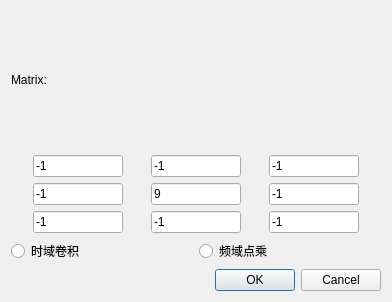
<?xml version="1.0" encoding="UTF-8"?>
<ui version="4.0">
 <class>LowPassDialog</class>
 <widget class="QDialog" name="LowPassDialog">
  <property name="geometry">
   <rect>
    <x>0</x>
    <y>0</y>
    <width>392</width>
    <height>302</height>
   </rect>
  </property>
  <property name="windowTitle">
   <string>Dialog</string>
  </property>
  <layout class="QVBoxLayout" name="verticalLayout">
   <item>
    <widget class="QLabel" name="label">
     <property name="text">
      <string>Matrix:</string>
     </property>
    </widget>
   </item>
   <item>
    <layout class="QGridLayout" name="gridLayout">
     <item row="5" column="5">
      <widget class="QLineEdit" name="lineEdit33">
       <property name="text">
        <string>-1</string>
       </property>
      </widget>
     </item>
     <item row="4" column="6">
      <spacer name="horizontalSpacer_4">
       <property name="orientation">
        <enum>Qt::Horizontal</enum>
       </property>
       <property name="sizeHint" stdset="0">
        <size>
         <width>40</width>
         <height>20</height>
        </size>
       </property>
      </spacer>
     </item>
     <item row="0" column="1">
      <widget class="QLineEdit" name="lineEdit11">
       <property name="text">
        <string>-1</string>
       </property>
      </widget>
     </item>
     <item row="4" column="1">
      <widget class="QLineEdit" name="lineEdit21">
       <property name="text">
        <string>-1</string>
       </property>
      </widget>
     </item>
     <item row="5" column="1">
      <widget class="QLineEdit" name="lineEdit31">
       <property name="text">
        <string>-1</string>
       </property>
      </widget>
     </item>
     <item row="4" column="5">
      <widget class="QLineEdit" name="lineEdit23">
       <property name="text">
        <string>-1</string>
       </property>
      </widget>
     </item>
     <item row="4" column="0">
      <spacer name="horizontalSpacer_3">
       <property name="orientation">
        <enum>Qt::Horizontal</enum>
       </property>
       <property name="sizeHint" stdset="0">
        <size>
         <width>40</width>
         <height>20</height>
        </size>
       </property>
      </spacer>
     </item>
     <item row="4" column="3">
      <widget class="QLineEdit" name="lineEdit22">
       <property name="text">
        <string>9</string>
       </property>
      </widget>
     </item>
     <item row="4" column="2">
      <spacer name="horizontalSpacer">
       <property name="orientation">
        <enum>Qt::Horizontal</enum>
       </property>
       <property name="sizeHint" stdset="0">
        <size>
         <width>40</width>
         <height>20</height>
        </size>
       </property>
      </spacer>
     </item>
     <item row="0" column="5">
      <widget class="QLineEdit" name="lineEdit13">
       <property name="text">
        <string>-1</string>
       </property>
      </widget>
     </item>
     <item row="0" column="3">
      <widget class="QLineEdit" name="lineEdit12">
       <property name="text">
        <string>-1</string>
       </property>
      </widget>
     </item>
     <item row="5" column="3">
      <widget class="QLineEdit" name="lineEdit32">
       <property name="text">
        <string>-1</string>
       </property>
      </widget>
     </item>
     <item row="4" column="4">
      <spacer name="horizontalSpacer_2">
       <property name="orientation">
        <enum>Qt::Horizontal</enum>
       </property>
       <property name="sizeHint" stdset="0">
        <size>
         <width>40</width>
         <height>20</height>
        </size>
       </property>
      </spacer>
     </item>
    </layout>
   </item>
   <item>
    <layout class="QHBoxLayout" name="horizontalLayout_2">
     <item>
      <widget class="QRadioButton" name="radiobtn_spatial">
       <property name="text">
        <string>时域卷积</string>
       </property>
      </widget>
     </item>
     <item>
      <widget class="QRadioButton" name="radiobtn_fre">
       <property name="text">
        <string>频域点乘</string>
       </property>
      </widget>
     </item>
    </layout>
   </item>
   <item>
    <widget class="QDialogButtonBox" name="buttonBox">
     <property name="orientation">
      <enum>Qt::Horizontal</enum>
     </property>
     <property name="standardButtons">
      <set>QDialogButtonBox::Cancel|QDialogButtonBox::Ok</set>
     </property>
    </widget>
   </item>
  </layout>
 </widget>
 <resources/>
 <connections>
  <connection>
   <sender>buttonBox</sender>
   <signal>accepted()</signal>
   <receiver>LowPassDialog</receiver>
   <slot>accept()</slot>
   <hints>
    <hint type="sourcelabel">
     <x>248</x>
     <y>254</y>
    </hint>
    <hint type="destinationlabel">
     <x>157</x>
     <y>274</y>
    </hint>
   </hints>
  </connection>
  <connection>
   <sender>buttonBox</sender>
   <signal>rejected()</signal>
   <receiver>LowPassDialog</receiver>
   <slot>reject()</slot>
   <hints>
    <hint type="sourcelabel">
     <x>316</x>
     <y>260</y>
    </hint>
    <hint type="destinationlabel">
     <x>286</x>
     <y>274</y>
    </hint>
   </hints>
  </connection>
 </connections>
</ui>
